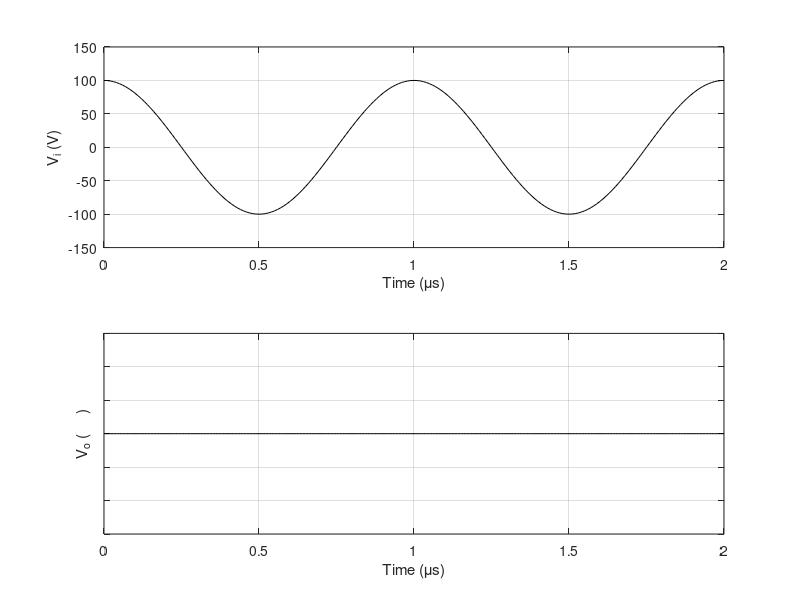

Reproduce this figure in MATLAB.
% plot_f.m

figure;
t = [0:0.01e-6:2e-6];
vi = 100*cos(2*pi*1e6*t);
subplot(2,1,1);
plot(t*1e6,vi,'Color','k');
xlabel('Time (\mus)');
ylabel('V_i (V)');
grid on
axis([0 2 -150 150])

subplot(2,1,2);
plot(t*1e6,t*0,'Color','k');
axis([0 2 -150 150])
xlabel('Time (\mus)');
ylabel('V_o (     )');
grid on
set(gca,'YTickLabel','');

print -deps2 plot_f.eps
